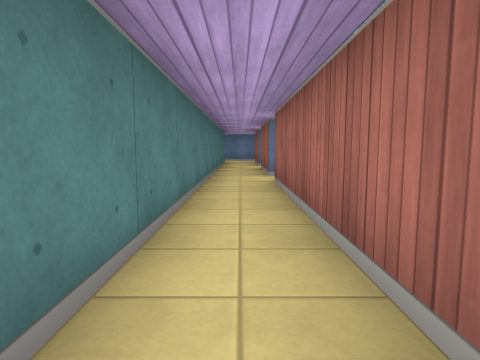
View 1 (above)

12 first-person views from a walk through a cub3D maze. The camera is about half as high as the walls, tilts 6° down and sees 75° across. The floor is counted in squares. Each view is taken from the middle of a square. On the plan, view 1 faces up. The plan holds only what a view shows up to about 9 squares ahead; the rest is blank.

View 2
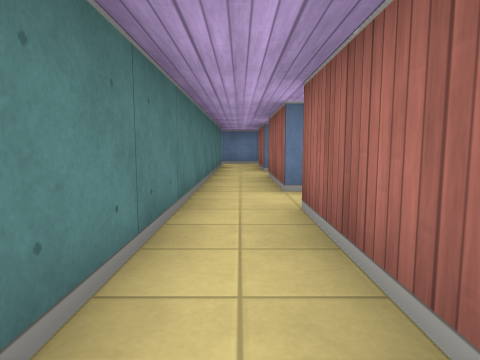

View 3
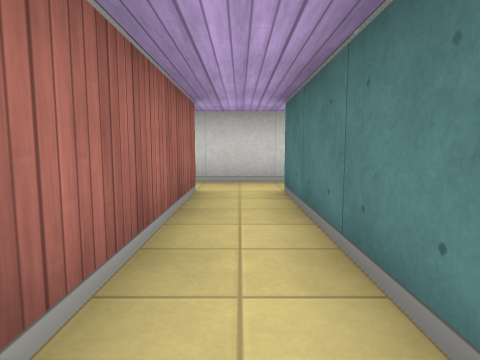

View 4
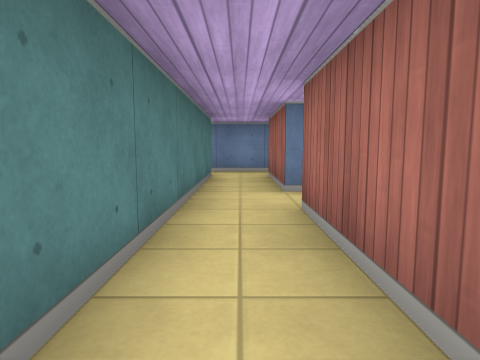

View 5
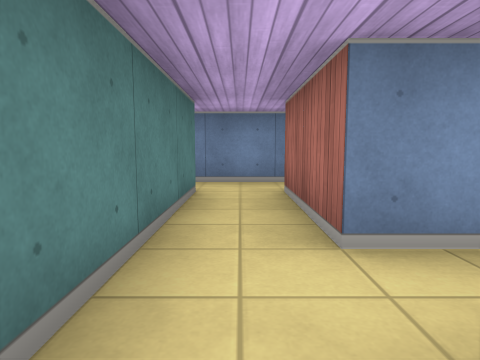

View 6
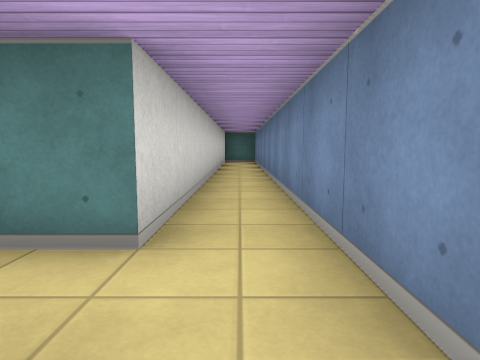

View 7
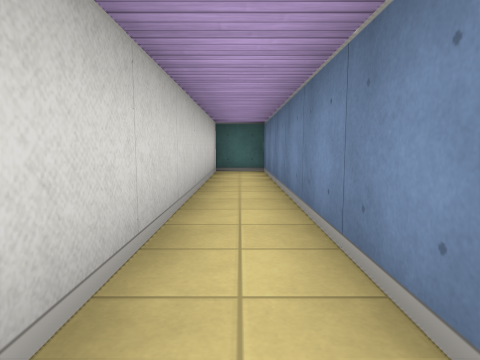

View 8
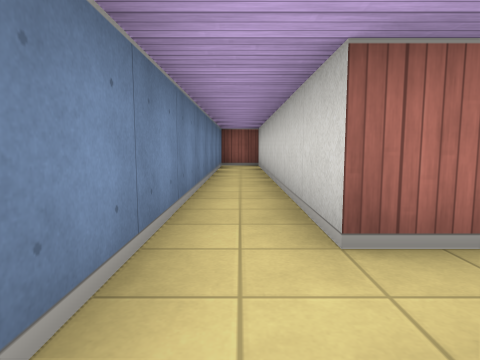

View 9
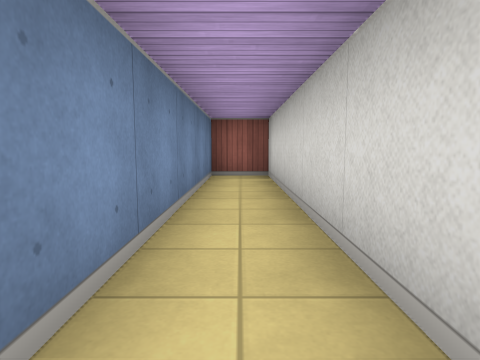

View 10
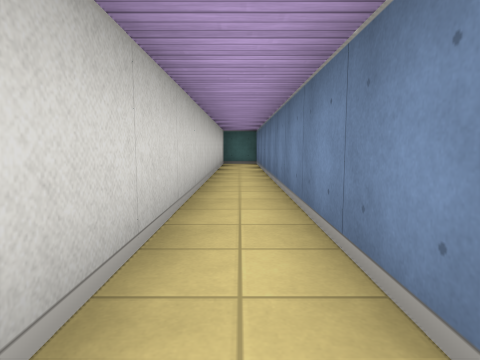

View 11
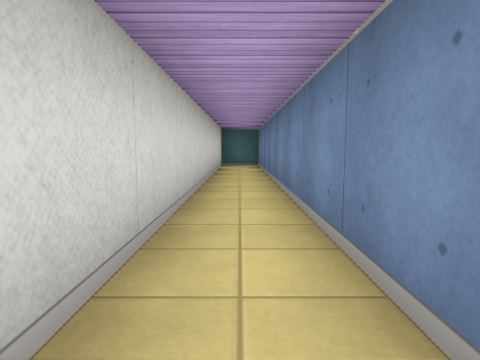

View 12
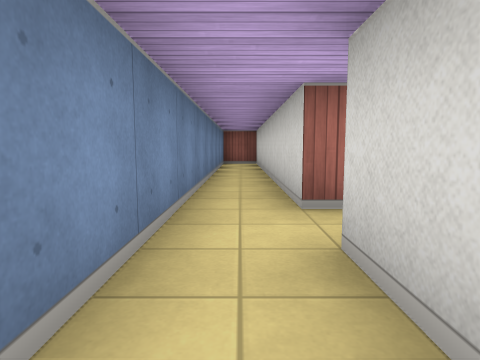

### Floor plan
Points are (right, up) in squares from view 1. A wall is a line through its corners. A room is listed if a view was taken in it or the views show most of it. See-through windows are left out.
Room 1 (views 1, 2, 3, 4, 5)
walls: (-0.8, -1.5) (0.8, -1.5); (0.5, -0.5) (0.5, 4.5); (0.5, 5.5) (0.5, 7.5); (-0.5, 7.5) (-0.5, -0.5)
ways out: opening at (0, 5); opening at (0, 6.5); opening at (1, -1)
Room 2 (views 6, 7, 8, 9, 10, 11, 12)
walls: (0.5, 10.5) (7.5, 10.5) (7.5, 11.5) (-9.5, 11.5) (-9.5, 10.5) (-0.5, 10.5)
ways out: opening at (0, 9.5)

Where each view was taken, in squares from view 1:
view 1: 0 up, 0 right, facing up
view 2: 2 up, 0 right, facing up
view 3: 3 up, 0 right, facing down
view 4: 5 up, 0 right, facing up
view 5: 7 up, 0 right, facing up
view 6: 11 up, 1 right, facing left
view 7: 11 up, 3 left, facing left
view 8: 11 up, 1 left, facing right
view 9: 11 up, 2 right, facing right
view 10: 11 up, 0 right, facing left
view 11: 11 up, 1 left, facing left
view 12: 11 up, 2 left, facing right
